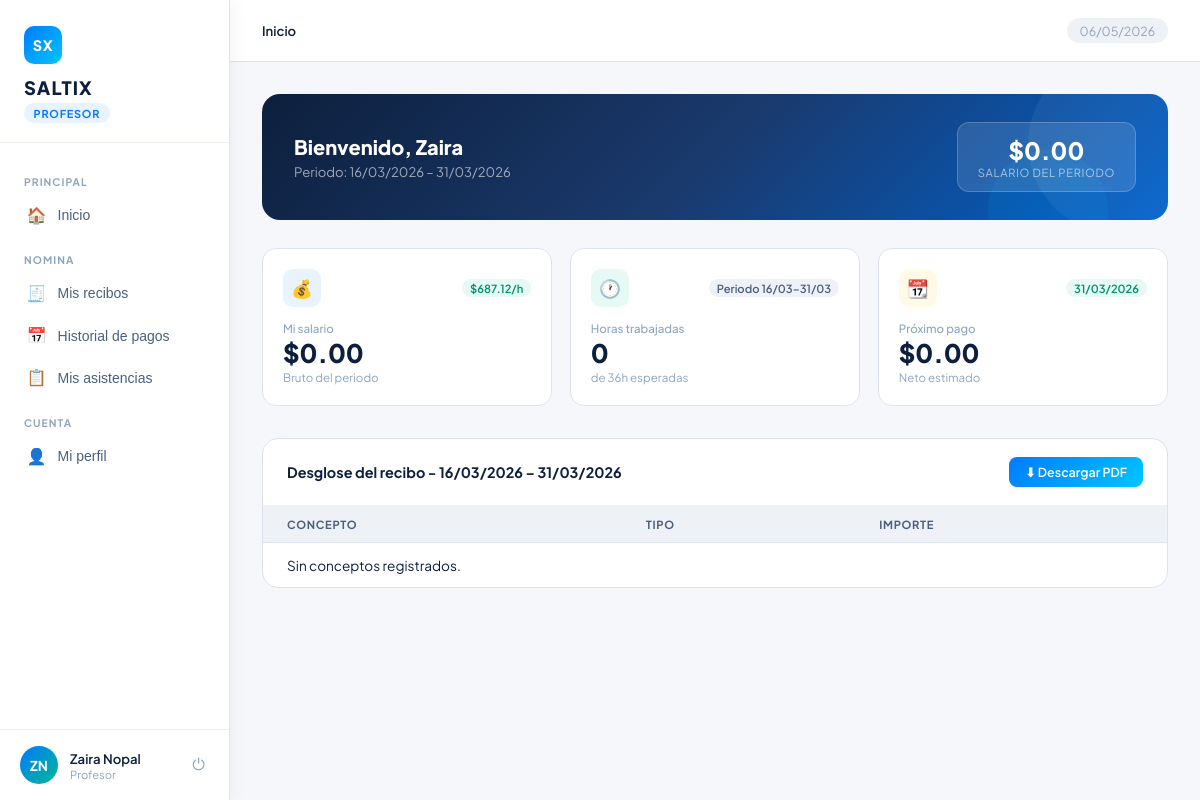
Screenshot of /profesores/ (signed in) with the database file from the repository.
### users/models.py (models this page shows, shortened)
class Usuario(AbstractBaseUser, PermissionsMixin):
    email = models.EmailField(max_length=254, unique=True)
    nombre = models.CharField(max_length=50, blank=False, null=False)
    apellido = models.CharField(max_length=50, blank=False, null=False)
    is_active = models.BooleanField(default=True)
    is_staff = models.BooleanField(default=False)
    date_joined = models.DateTimeField(default=timezone.now)
    last_login = models.DateTimeField(null=True, blank=True)
    rol_id = models.ForeignKey('Rol', on_delete=models.PROTECT, null=True, blank=True, related_name='users')
    objects = UsuarioManager()
    USERNAME_FIELD = "email"
    REQUIRED_FIELDS = ["nombre", "apellido"]

class Rol(models.Model):
    nombre = models.CharField(max_length=50, blank=False, null=False)
    descripcion = models.TextField(max_length=1000, blank=True, null=True)

### Profesores/views.py (the view, shortened to what this page needs)
# urls.py: path("", views.dashboard, name="contabilidad_dashboard"),
@login_required
def dashboard(request):
    usuario = request.user
    profesor = Profesor.objects.select_related("usuario").get(usuario_id=usuario.id)
    diasp = ["LUN", "MAR", "MIE", "JUE", "VIE", "SAB"]
    hoy = timezone.localdate()
    try:
        week_offset = int(request.GET.get("week_offset", 0) or 0)
    except (TypeError, ValueError):
        week_offset = 0
    nav = unjustified_absences_navigation(hoy=hoy)
    max_week_offset = int(nav["max_week_offset"] or 0)
    max_offset_actual = int(nav["max_offset_actual"] or 0)
    prev_offset = nav.get("prev_offset", None)
    prev_offset = int(prev_offset) if prev_offset is not None else None
    week_offset = max(0, min(week_offset, max_week_offset))
    if prev_offset is not None and week_offset > max_offset_actual and week_offset != prev_offset:
        week_offset = prev_offset
    def week_prev(off: int) -> int:
        if prev_offset is not None and off == max_offset_actual:
            return prev_offset
        return min(max_week_offset, off + 1)
    def week_next(off: int) -> int:
        if prev_offset is not None and off == prev_offset:
            return max_offset_actual
        return max(0, off - 1)
    week_offset_prev = week_prev(week_offset)
    week_offset_next = week_next(week_offset)
    periodo_actual = current_payroll_period(hoy=hoy)
    faltas_qs, faltas_rango_semana, faltas_rango_periodo, faltas_rango_efectivo = unjustified_absences_queryset(
        profesor=profesor,
        hoy=hoy,
        week_offset=week_offset,
    )
    inicio_semana = faltas_rango_semana.inicio
    fin_semana = faltas_rango_semana.fin
    asistenciap = Asistencia.objects.filter(profesor=profesor, fecha__range=(inicio_semana, fin_semana))
    clasep = (
        Horario.objects.filter(profesor_id=profesor.id, activo=True).order_by("dia_semana", "hora_inicio")
        .prefetch_related(Prefetch("asistencia_set", queryset=asistenciap, to_attr="_asistencias_semana"))
    )
    horario_color = {}
    horario_estado = {}
    dias_map = {"LUN": 0, "MAR": 1, "MIE": 2, "JUE": 3, "VIE": 4, "SAB": 5}
    for clase in clasep:
        dia_clase = dias_map.get(clase.dia_semana)
        if dia_clase is None:
            continue
        fecha_clase = inicio_semana + timedelta(days=dia_clase)
        estado = obtener_estado_clase(profesor, clase, fecha_clase)
        horario_color[clase.id] = obtener_color_estado(estado)
        horario_estado[clase.id] = estado
    stats = period_stats(profesor=profesor, hoy=hoy)
    kpis = dashboard_kpis(profesor=profesor, hoy=hoy, rango_periodo=periodo_actual)
    horarios_clase = kpis["horarios_clase"]
    minutos_trabajados_periodo = kpis["minutos_trabajados_periodo"]
    minutos_esperados_periodo = kpis["minutos_esperados_periodo"]
    mes_inicio = kpis["mes_inicio"]
    mes_fin = kpis["mes_fin"]
    salario_bruto_real_periodo = kpis["salario_bruto_real_periodo"]
    faltas_paginator = Paginator(faltas_qs, 12)
    faltas_page = faltas_paginator.get_page(request.GET.get("page"))
    context = {
        "fecha_actual": hoy.strftime("%d/%m/%Y"),
        "nombrep": profesor.usuario.nombre,
        "apellidop": profesor.usuario.apellido,
        "salariop": format_money(salario_bruto_real_periodo),
        "salariomensualp": format_money(salario_bruto_real_periodo),
        "salarionetop": f"${format_money(salario_bruto_real_periodo)}",
        "salario_trend_label": f"${format_money(profesor.costo_por_hora)}/h",
        "horasesperadasp": format_hours(minutos_esperados_periodo),
        "horasp": format_hours(minutos_trabajados_periodo),
        "horas_trend_label": f"Periodo {periodo_actual.inicio.strftime('%d/%m')}–{periodo_actual.fin.strftime('%d/%m')}",
        "proximo_pago_fecha": periodo_actual.fin.strftime("%d/%m/%Y"),
        "resumen_mes_label": f"Periodo: {periodo_actual.inicio.strftime('%d/%m/%Y')} – {periodo_actual.fin.strftime('%d/%m/%Y')}",
        "recibo_periodo_label": f"{mes_inicio.strftime('%d/%m/%Y')} – {mes_fin.strftime('%d/%m/%Y')}",
        "recibo_detalle": [],
        "recibos": [],
        "horaclasep": range(5, 24),
        "horaactualp": timezone.localtime(timezone.now()),
        "diasp": diasp,
        "diaactualp": diasp[hoy.weekday()] if hoy.weekday() < 6 else "",
        "is_current_week": inicio_semana <= hoy <= fin_semana and hoy.weekday() < 6,
        "clasep": clasep,
        "asistenciap": asistenciap,
        "horario_color": horario_color,
        "horario_estado": horario_estado,
        "week_offset": week_offset,
        "max_week_offset": max_week_offset,
        "week_offset_prev": week_offset_prev,
        "week_offset_next": week_offset_next,
        "faltas_page": faltas_page,
        "faltas_semana_inicio": faltas_rango_semana.inicio,
        "faltas_semana_fin": faltas_rango_semana.fin,
        "faltas_periodo_inicio": faltas_rango_periodo.inicio,
        "faltas_periodo_fin": faltas_rango_periodo.fin,
        "faltas_rango_efectivo": faltas_rango_efectivo,
        "stat_asistencias": stats.get("asistencias", 0),
        "stat_retardos": stats.get("retardos", 0),
        "stat_faltas": stats.get("faltas", 0),
        "stat_justificadas": stats.get("justificadas", 0),
        "incidencias_profesor": (
            Incidencia.objects.select_related("asistencia", "aprobador")
            .filter(asistencia__profesor=profesor)
            .order_by("-fecha_solicitud", "-id")[:10]
        ),
        **profesor_profile_context(profesor=profesor, hoy=hoy, horarios_clase=horarios_clase),
    }
    return render(request, "Profesores/dashboard.html", context)

### Profesores/templates/Profesores/dashboard.html (shortened to what this page needs)
{% extends "core/layout.html" %}
{% load my_filters %}
{% load static %}
{% block page_css %}
<link rel="stylesheet" href="{% static 'css/dashboard_base.css' %}">
<link rel="stylesheet" href="{% static 'css/dashboard_profesor.css' %}">
{% endblock %}
{% block topbar %}
<header class="topbar">
    <div class="topbar-left">
        <div class="breadcrumb" id="breadcrumb">
        </div>
    </div>
    <div class="topbar-date">{{ fecha_actual }}</div>
</header>
{% endblock %}
{% block content %}
    <div class="page active" id="page-inicio">
        <div class="welcome-banner">
            <div class="welcome-text">
                <h2>Bienvenido, {{ nombrep }}</h2>
                <p>{{ resumen_mes_label }}</p>
            </div>
            <div class="welcome-badge">
                <div class="amount">${{ salariomensualp }}</div>
                <div class="amount-label">Salario del periodo</div>
            </div>
        </div>
        <div class="cards-grid">
            <div class="card">
                <div class="card-top">
                    <div class="card-icon-wrap icon-blue">💰</div>
                    <span class="card-trend trend-up">{{ salario_trend_label }}</span>
                </div>
                <div class="card-label">Mi salario</div>
                <div class="card-value">${{ salariop }}</div>
                <div class="card-sub">Bruto del periodo</div>
            </div>
            <div class="card">
                <div class="card-top">
                    <div class="card-icon-wrap icon-green">🕐</div>
                    <span class="card-trend trend-same">{{ horas_trend_label }}</span>
                </div>
                <div class="card-label">Horas trabajadas</div>
                <div class="card-value">{{ horasp }}</div>
                <div class="card-sub">de {{ horasesperadasp }}h esperadas</div>
            </div>
            <div class="card">
                <div class="card-top">
                    <div class="card-icon-wrap icon-yellow">📆</div>
                    <span class="card-trend trend-up">{{ proximo_pago_fecha }}</span>
                </div>
                <div class="card-label">Próximo pago</div>
                <div class="card-value">{{ salarionetop }}</div>
                <div class="card-sub">Neto estimado</div>
            </div>
        </div>
        <div class="table-wrap">
            <div class="table-header">
                <h3>Desglose del recibo - {{ recibo_periodo_label }}</h3>
                <button class="btn-primary">⬇ Descargar PDF</button>
            </div>
            <table>
                <thead>
                    <tr>
                        <th>Concepto</th>
                        <th>Tipo</th>
                        <th>Importe</th>
                    </tr>
                </thead>
                <tbody>
                {% for item in recibo_detalle %}
                    <tr>
                        <td>{{ item.concepto }}</td>
                        <td><span class="pill {{ item.tipo_clase }}">{{ item.tipo_label }}</span></td>
                        <td>{{ item.importe }}</td>
                    </tr>
                {% empty %}
                    <tr><td colspan="3">Sin conceptos registrados.</td></tr>
                {% endfor %}
                </tbody>
            </table>
        </div>
    </div>
</div>
</div>
{% endblock %}

### core/templates/core/layout.html (shortened to what this page needs)
{% load static %}
<!DOCTYPE html>
<html lang="es">
<head>
  {% block page_css %}{% endblock %}
</head>
<body>
  {% if user.is_authenticated %}
    {% with role=user.rol_id.nombre|default:""|lower %}
      {% if role == "jefatura" %}
        <aside class="sidebar" id="sidebar">
          <div class="sidebar-logo">
            <div class="logo-mark">SX</div>
            <h1>SALTIX</h1>
            <span class="role-tag">Panel de Jefatura</span>
          </div>
          <nav>
            <button class="nav-item active" onclick="showPage('equipo', this)">
              <span class="icon">&#x1F465;</span> Mi equipo
            </button>
            <button class="nav-item" onclick="showPage('asistencia', this)">
              <span class="icon">&#x1F550;</span> Asistencia
            </button>
            <button class="nav-item" onclick="showPage('solicitudes', this)">
              <span class="icon">&#x1F4CB;</span> Solicitudes
              <span class="badge" id="badge-sol" style="position:relative;top:0;right:0;margin-left:auto;background:#e74c3c;color:#fff;border-radius:999px;padding:1px 7px;font-size:0.68rem;">{{ solicitudes_pendientes_total }}</span>
            </button>
            <button class="nav-item" onclick="showPage('reportes', this)">
              <span class="icon">&#x1F4CA;</span> Reportes
            </button>
          </nav>
          <div class="sidebar-profile">
            <div class="avatar">{{ user.nombre|default:"U"|slice:":1" }}{{ user.apellido|default:""|slice:":1" }}</div>
            <div class="profile-info">
              <div class="profile-name">{{ user.nombre }} {{ user.apellido }}</div>
              <div class="profile-role">{{ user.rol_id.nombre|default:"" }}</div>
            </div>
            <form action="{% url 'logout' %}" method="post" class="logout-form">
              {% csrf_token %}
              <button class="logout-btn" type="submit" title="Cerrar sesion">&#x23FB;</button>
            </form>
          </div>
        </aside>
      {% elif role == "profesor"%}
        <aside class="sidebar" id="sidebar">
          <div class="sidebar-logo">
            <div class="logo-mark">SX</div>
            <h1>SALTIX</h1>
            <span class="role-tag">Profesor</span>
          </div>
          <nav>
            <div class="nav-label">Principal</div>
            <button class="nav-item active" onclick="showPage('inicio',this)">
              <span class="icon">&#x1F3E0;</span>
              Inicio
            </button>
            <div class="nav-label">Nomina</div>
            <button class="nav-item" onclick="showPage('recibos',this)">
              <span class="icon">&#x1F9FE;</span>
              Mis recibos
            </button>
            <button class="nav-item" onclick="showPage('historial',this)">
              <span class="icon">&#x1F4C5;</span>
              Historial de pagos
            </button>
            <button class="nav-item" onclick="showPage('asistencias',this)">
              <span class="icon">&#x1F4CB;</span>
              Mis asistencias
            </button>
            <div class="nav-label">Cuenta</div>
            <button class="nav-item" onclick="showPage('perfil',this)">
              <span class="icon">&#x1F464;</span>
              Mi perfil
            </button>
          </nav>
          <div class="sidebar-profile">
            <div class="avatar">{{ user.nombre|default:"U"|slice:":1" }}{{ user.apellido|default:""|slice:":1" }}</div>
            <div class="profile-info">
              <div class="profile-name">{{ user.nombre }} {{ user.apellido }}</div>
              <div class="profile-role">{{ user.rol_id.nombre|default:"" }}</div>
            </div>
            <form action="{% url 'logout' %}" method="post" class="logout-form">
              <button class="logout-btn" type="submit" title="Cerrar sesion">&#x23FB;</button>
            </form>
          </div>
        </aside>
      {% endif %}
    {% endwith %}
  {% endif %}
  <div class="main">
    {% block topbar %}{% endblock %}
    <div class="content">
      {% block content %}{% endblock %}
</body>
</html>

### rows the page displays
Usuario: nombre "Z", apellido "N", nombre "Zaira", apellido "Nopal", rol_id.nombre "Profesor"

### other values shown
{{ fecha_actual }} "06/05/2026"
{{ resumen_mes_label }} "Periodo: 16/03/2026 – 31/03/2026"
{{ salariomensualp }} "0.00"
{{ salario_trend_label }} "$687.12/h"
{{ salariop }} "0.00"
{{ horas_trend_label }} "Periodo 16/03–31/03"
{{ horasp }} "0"
{{ horasesperadasp }} "36"
{{ proximo_pago_fecha }} "31/03/2026"
{{ salarionetop }} "$0.00"
{{ recibo_periodo_label }} "16/03/2026 – 31/03/2026"
